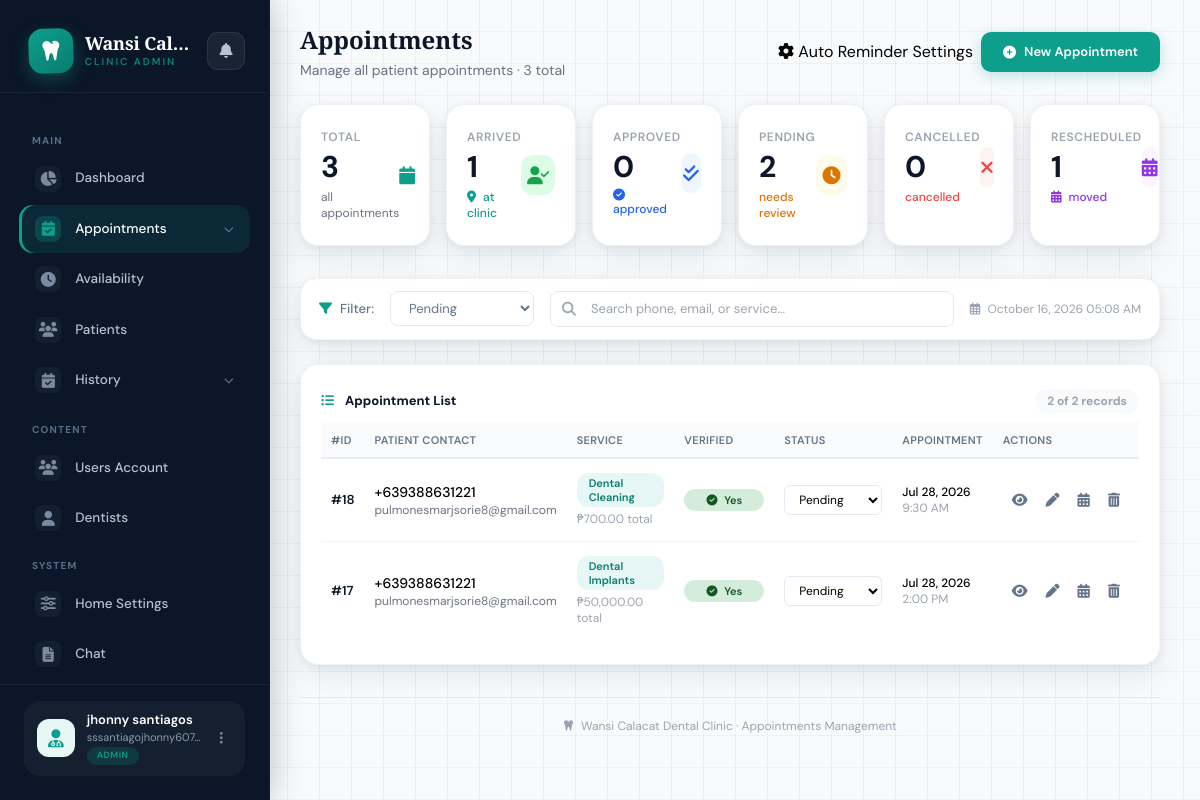
Screenshot of /pages/admin/appointments.php (signed in) with the database file from the repository.
### tables this page shows
CREATE TABLE `appointments` (
  `id` int NOT NULL AUTO_INCREMENT,
  `phone` varchar(20) NOT NULL,
  `email` varchar(100) NOT NULL,
  `services` text NOT NULL,
  `appointment_date` date DEFAULT NULL,
  `appointment_time` time DEFAULT NULL,
  `full_name` varchar(150) DEFAULT NULL,
  `age` int DEFAULT NULL,
  `occupation` varchar(120) DEFAULT NULL,
  `region` varchar(120) DEFAULT NULL,
  `province` varchar(120) DEFAULT NULL,
  `city` varchar(120) DEFAULT NULL,
  `barangay` varchar(120) DEFAULT NULL,
  `street_address` varchar(255) DEFAULT NULL,
  `notes` text,
  `internal_notes` text,
  `terms_accepted` tinyint(1) DEFAULT '1',
  `privacy_accepted` tinyint(1) DEFAULT '1',
  `is_verified` tinyint(1) DEFAULT '0',
  `status` enum('pending','approved','confirmed','in_progress','completed','cancelled','rejected') DEFAULT 'pending',
  `dentist_id` int DEFAULT NULL,
  `created_at` timestamp NULL DEFAULT CURRENT_TIMESTAMP,
  `updated_at` timestamp NULL DEFAULT CURRENT_TIMESTAMP ON UPDATE CURRENT_TIMESTAMP,
  `tracking_token` varchar(255) DEFAULT NULL,
  `is_rescheduled` tinyint(1) NOT NULL DEFAULT '0',
  `previous_date` date DEFAULT NULL,
  `previous_time` time DEFAULT NULL,
  PRIMARY KEY (`id`),
  KEY `idx_phone_email` (`phone`,`email`),
  KEY `idx_status` (`status`),
  KEY `idx_tracking_token` (`tracking_token`)
);

### pages/admin/appointments.php (the view, shortened to what the rows shown need)
<?php
require '../../functions/otp_functions.php';
$status_filter = isset($_GET['status']) ? $_GET['status'] : 'pending';
$page = isset($_GET['page']) ? (int)$_GET['page'] : 1;
$limit = 10;
$offset = ($page - 1) * $limit;
$sql = "SELECT a.* FROM appointments a WHERE 1=1";
$count_sql = "SELECT COUNT(*) as total FROM appointments a WHERE 1=1";
$params = [];
$types = "";
if (!empty($status_filter) && $status_filter !== 'all') {
    if ($status_filter === 'rescheduled') {
        $sql .= " AND a.is_rescheduled = 1";
        $count_sql .= " AND is_rescheduled = 1";
    } else {
        $sql .= " AND a.status = ?";
        $params[] = $status_filter;
        $types .= "s";
    }
}
$sql .= " ORDER BY a.created_at DESC LIMIT ? OFFSET ?";
$params[] = $limit;
$params[] = $offset;
$types .= "ii";
$stmt = $conn->prepare($sql);
$stmt->bind_param($types, ...$params);
$stmt->execute();
$appointments = $stmt->get_result()->fetch_all(MYSQLI_ASSOC);
$total = count($appointments);
$services_result = $conn->query("SELECT id, title, price, duration, icon FROM services WHERE is_active = 1 ORDER BY sort_order, title");
$services = $services_result->fetch_all(MYSQLI_ASSOC);
$service_lookup = [];
foreach ($services as $s) {
    $service_lookup[$s['id']] = $s;
    $service_lookup[strtolower($s['title'])] = $s;
    $service_lookup[strtolower((string)$s['id'])] = $s;
}
function resolve_services($raw, $lookup) {
    $ids = json_decode($raw, true);
    $titles = [];
    $total = 0.0;
    foreach ($ids as $val) {
        $key = is_string($val) ? strtolower($val) : $val;
        if (isset($lookup[$val])) {
            $titles[] = $lookup[$val]['title'];
            $total += (float)$lookup[$val]['price'];
        } elseif (isset($lookup[$key])) {
            $titles[] = $lookup[$key]['title'];
            $total += (float)$lookup[$key]['price'];
        } else {
            $titles[] = (string)$val;
        }
    }
    return ['titles' => $titles, 'total' => $total];
}
?>
<!DOCTYPE html>
<html lang="en">
<head>
    <script src="https://cdn.tailwindcss.com"></script>
    <link rel="stylesheet" href="https://cdnjs.cloudflare.com/ajax/libs/font-awesome/6.4.0/css/all.min.css">
</head>
<body>
<div class="main-content">
    <main class="px-4 py-6 ">
        <div class="container-modern">
            <div class="flex flex-wrap items-center justify-between gap-4 mb-6">
                <div>
                    <h1 class="text-2xl font-bold text-dark-blue flex items-center gap-3">Appointments</h1>
                </div>
            </div>
            <div class="dashboard-card">
                <div class="table-container">
                    <table class="appointments-table">
                        <thead>
                            <tr>
                                <th>#ID</th>
                                <th>Patient Contact</th>
                                <th>Service</th>
                                <th>Verified</th>
                                <th>Status</th>
                                <th>Appointment</th>
                                <th>Actions</th>
                            </tr>
                        </thead>
                        <tbody id="appointmentsBody">
                            <?php if ($total > 0): ?>
                            <?php foreach ($appointments as $appt):
                                $service_info = resolve_services($appt['services'], $service_lookup);
                            ?>
                            <tr id="row-<?= $appt['id'] ?>"
                                onclick="window.location.href='appointment_details.php?id=<?= $appt['id'] ?>'"
                                style="cursor: pointer; transition: background 0.2s;"
                                onmouseover="this.style.backgroundColor='#f8fafc'"
                                onmouseout="this.style.backgroundColor=''">
                                <td class="font-semibold text-dark-blue">#<?= $appt['id'] ?></td>
                                <td>
                                    <div class="text-sm font-medium"><?= htmlspecialchars($appt['phone']) ?></div>
                                    <div class="text-xs text-gray-500"><?= htmlspecialchars($appt['email']) ?></div>
                                </td>
                                <td>
                                    <div class="flex flex-wrap gap-1 items-center" style="max-width:220px;">
                                        <?php foreach ($service_info['titles'] as $t): ?>
                                        <span class="service-tag"><?= htmlspecialchars($t) ?></span>
                                        <?php endforeach; ?>
                                    </div>
                                    <?php if ($service_info['total'] > 0): ?>
                                    <div class="text-xs text-gray-400 mt-1">₱<?= number_format($service_info['total'], 2) ?> total</div>
                                    <?php endif; ?>
                                </td>
                                <td>
                                    <span class="clickable-status" onclick="event.stopPropagation(); toggleVerification(<?= $appt['id'] ?>, <?= $appt['is_verified'] ? 0 : 1 ?>)">
                                        <?php if ($appt['is_verified']): ?>
                                            <span class="status-badge badge-yes" style="background:#d4edda;color:#155724;">
                                                <i class="fas fa-check-circle mr-1"></i> Yes
                                            </span>
                                        <?php else: ?>
                                            <span class="status-badge badge-no" style="background:#f8d7da;color:#721c24;">
                                                <i class="fas fa-circle mr-1"></i> No
                                            </span>
                                        <?php endif; ?>
                                    </span>
                                </td>
                                <td>
                                    <select class="status-dropdown" onclick="event.stopPropagation();" onchange="updateStatus(<?= $appt['id'] ?>, this.value, this)">
                                        <option value="pending" <?= $appt['status'] === 'pending' ? ' selected' : '' ?>>Pending</option>
                                    </select>
                                </td>
                                <td>
                                    <div class="text-xs">
                                        <div class="font-medium"><?= $appt['appointment_date'] ? date('M d, Y', strtotime($appt['appointment_date'])) : '—' ?></div>
                                        <div class="text-gray-400"><?= $appt['appointment_time'] ? date('g:i A', strtotime($appt['appointment_time'])) : '' ?></div>
                                    </div>
                                </td>
                                <td>
                                    <div class="action-icons flex items-center justify-center gap-0" onclick="event.stopPropagation();">
                                        <button onclick="viewAppointment(<?= $appt['id'] ?>)" title="View Details" class="hover:bg-teal-light"><i class="fas fa-eye"></i></button>
                                        <button onclick="editAppointment(<?= $appt['id'] ?>)" title="Edit Appointment" class="hover:bg-teal-light"><i class="fas fa-pen"></i></button>
                                        <button onclick="rescheduleAppointment(<?= $appt['id'] ?>, '<?= $appt['appointment_date'] ?>', '<?= $appt['appointment_time'] ?>')" title="Reschedule" class="hover:bg-teal-light"><i class="fas fa-calendar-alt"></i></button>
                                        <button onclick="deleteAppointment(<?= $appt['id'] ?>)" class="text-danger hover:bg-red-50" title="Delete Appointment"><i class="fas fa-trash-alt"></i></button>
                                    </div>
                                </td>
                            </tr>
                            <?php endforeach; ?>
                            <?php endif; ?>
                        </tbody>
                    </table>
                </div>
            </div>
        </div>
    </main>
</div>
</body>
</html>

### rows the page displays
appointments: id "18", phone "+639388631221", email "pulmonesmarjsorie8@gmail.com", services "Dental Cleaning", services "700.00", is_verified 1 (drawn), status+id "Pending", appointment_date "Jul 28, 2026", appointment_time "9:30 AM"
appointments: id "17", phone "+639388631221", email "pulmonesmarjsorie8@gmail.com", services "Dental Implants", services "50,000.00", is_verified 1 (drawn), status+id "Pending", appointment_date "Jul 28, 2026", appointment_time "2:00 PM"

### other values shown
$user_name "jhonny santiagos"
$user_email "sssantiagojhonny607…"
$user_role "ADMIN"
$total_all "3"
$stats['confirmed'] "1"
$stats['approved'] "0"
$stats['pending'] "2"
$stats['cancelled'] "0"
$stats['rescheduled'] "1"
$total "2"
$total_records "2"
